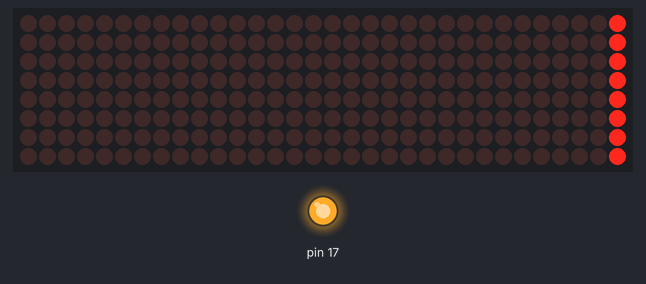
Simulated run of this sketch. Board: Arduino Leonardo, built with avr-gcc and run on an emulated ATmega32U4. On the bench: 32×8 LED matrix, output pins drawn as LEDs (lit = HIGH). Wiring (inferred from the names in the program): 4 × MAX7219 LED driver (orientation assumed): CS pin 10. Pins used as bus, display or sensor lines are not drawn.

Above: at 0.15 s.
At 5.06 s:
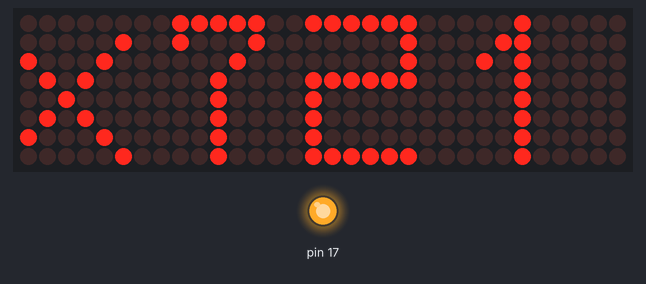
At 10.08 s:
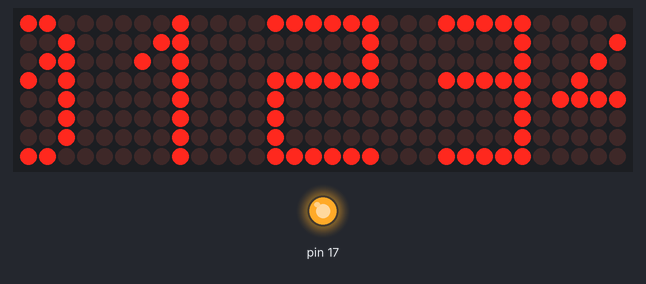
At 20.01 s:
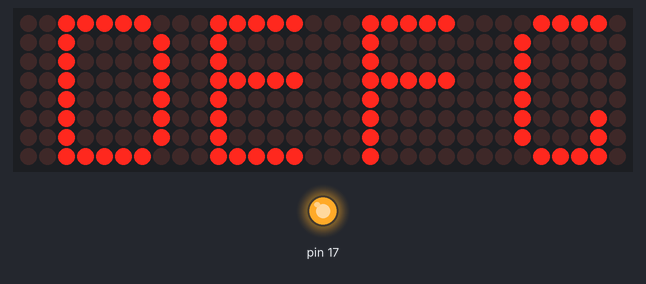
At 29.95 s:
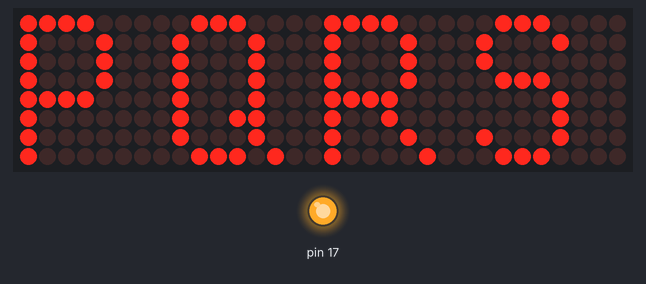
At 39.88 s:
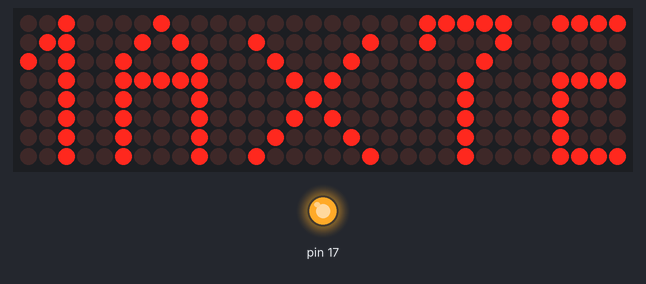

The sketch:

max7219_SPI.ino
```cpp
/*
Module ini memiliki 5 pin interface,
-VCC = 5V DC IN
-GND = 0V / Ground
-DIN = Data IN / SDA / MOSI
-CS = Shift / SS
-CLK = Clock / SCK

arduino leonardo SPI
MOSI >> D16
SCK  >> D15
MISO >> D14
SS   >> D17
*/

#include<SPI.h>
int clk = 15;
int cs = 10; // SS change to D10
int din = 16;
int scroll_speed = 100;
static unsigned char disp1[37][8] = {
  {0x3C, 0x42, 0x46, 0x4A, 0x52, 0x62, 0x42, 0x3C}, //0
  {0x08, 0x18, 0x28, 0x08, 0x08, 0x08, 0x08, 0x08}, //1
  {0x7E, 0x2, 0x2, 0x7E, 0x40, 0x40, 0x40, 0x7E}, //2
  {0x3E, 0x2, 0x2, 0x3E, 0x2, 0x2, 0x2, 0x3E}, //3
  {0x8, 0x18, 0x28, 0x48, 0xFE, 0x8, 0x8, 0x8}, //4
  {0x3C, 0x20, 0x20, 0x3C, 0x4, 0x4, 0x4, 0x3C}, //5
  {0x3C, 0x20, 0x20, 0x3C, 0x24, 0x24, 0x24, 0x3C}, //6
  {0x3E, 0x22, 0x4, 0x8, 0x8, 0x8, 0x8, 0x8}, //7
  {0x3E, 0x22, 0x22, 0x3E, 0x22, 0x22, 0x22, 0x3E}, //8
  {0x3E, 0x22, 0x22, 0x3E, 0x2, 0x2, 0x2, 0x3E}, //9
  {0x8, 0x14, 0x22, 0x3E, 0x22, 0x22, 0x22, 0x22}, //A10
  {0x3C, 0x22, 0x22, 0x3E, 0x22, 0x22, 0x22, 0x3C}, //B11
  {0x3C, 0x40, 0x40, 0x40, 0x40, 0x40, 0x40, 0x3C}, //C12
  {0x7C, 0x42, 0x42, 0x42, 0x42, 0x42, 0x42, 0x7C}, //D13
  {0x7C, 0x40, 0x40, 0x7C, 0x40, 0x40, 0x40, 0x7C}, //E14
  {0x7C, 0x40, 0x40, 0x7C, 0x40, 0x40, 0x40, 0x40}, //F15
  {0x3C, 0x40, 0x40, 0x40, 0x40, 0x44, 0x44, 0x3C}, //G16
  {0x44, 0x44, 0x44, 0x7C, 0x44, 0x44, 0x44, 0x44}, //H17
  {0x7C, 0x10, 0x10, 0x10, 0x10, 0x10, 0x10, 0x7C}, //I18
  {0x3C, 0x8, 0x8, 0x8, 0x8, 0x8, 0x48, 0x30}, //J19
  {0x24, 0x28, 0x30, 0x20, 0x30, 0x28, 0x24, 0x22}, //K20
  {0x40, 0x40, 0x40, 0x40, 0x40, 0x40, 0x40, 0x7C}, //L21
  {0x81, 0xC3, 0xA5, 0x99, 0x81, 0x81, 0x81, 0x81}, //M22
  {0x42, 0x42, 0x62, 0x52, 0x4A, 0x46, 0x42, 0x42}, //N23
  {0x3C, 0x42, 0x42, 0x42, 0x42, 0x42, 0x42, 0x3C}, //O24
  {0x3C, 0x22, 0x22, 0x22, 0x3C, 0x20, 0x20, 0x20}, //P25
  {0x1C, 0x22, 0x22, 0x22, 0x22, 0x26, 0x22, 0x1D}, //Q26
  {0x3C, 0x22, 0x22, 0x22, 0x3C, 0x24, 0x22, 0x21}, //R27
  {0x1C, 0x22, 0x20, 0x1C, 0x2, 0x2, 0x22, 0x1C}, //S28
  {0x3E, 0x8, 0x8, 0x8, 0x8, 0x8, 0x8, 0x8}, //T29
  {0x42, 0x42, 0x42, 0x42, 0x42, 0x42, 0x22, 0x1C}, //U30
  {0x42, 0x42, 0x42, 0x42, 0x42, 0x42, 0x24, 0x18}, //V31
  {0x0, 0x49, 0x49, 0x49, 0x49, 0x2A, 0x1C, 0x0}, //W32
  {0x0, 0x41, 0x22, 0x14, 0x8, 0x14, 0x22, 0x41}, //X33
  {0x41, 0x22, 0x14, 0x8, 0x8, 0x8, 0x8, 0x8}, //Y34
  {0x0, 0x7F, 0x2, 0x4, 0x8, 0x10, 0x20, 0x7F}, //Z35
  {0x0, 0x0, 0x0, 0x0, 0x0, 0x0, 0x0, 0x0}, //null36
};
//LED DISP DATA RAM
unsigned char dispA[4][8] = {
  {0, 0, 0, 0, 0, 0, 0, 0},
  {0, 0, 0, 0, 0, 0, 0, 0},
  {0, 0, 0, 0, 0, 0, 0, 0},
  {0, 0, 0, 0, 0, 0, 0, 0},
};

void setup() {
  pinMode(cs, OUTPUT);
  pinMode(clk, OUTPUT);
  pinMode(din, OUTPUT);
  SPI.begin();
  SPI.setBitOrder(MSBFIRST);
  SPI.setDataMode(0);
  Init_MAX7219();
}

void loop() {
  scrool_disp(22);//M
  scrool_disp(10);//A
  scrool_disp(33);//X
  scrool_disp(7);//7
  scrool_disp(2);//2
  scrool_disp(1);//1
  scrool_disp(9);//9
  scrool_disp(36);//

  for (int i = 0; i < 37; i ++) {
    scrool_disp(i);
  }
}

void scrool_disp(int MOJI) {
  int keta = 0x80;
  //---disp set---
  for (int j = 0; j < 8; j++) {
    DATA_set();    //LED1,2,3 DATA SET
    for (int i = 0; i < 8; i++) {
      dispA[0][i] = dispA[0][i] << 1; //left shift
    }
    for (int i = 0; i < 8; i++)//LED0 DATA SET
    {
      if ((disp1[MOJI][i]&keta) > 0) {
        dispA[0][i] = dispA[0][i] + 1;
      }
      else {
        dispA[0][i] = dispA[0][i] + 0;
      }
    }
    keta = keta >> 1;
    disp_view();  //LED0 to LED3 view
  }
}

void DATA_set() //LED1,2,3 DATA SET
{
  for (int j = 3; j > 0 ; j--) {
    for (int i = 0; i < 8; i++) {
      dispA[j][i] = dispA[j][i] << 1; //left shift
    }
    for (int i = 0; i < 8; i++) {
      if ((dispA[j - 1][i] & 0x80) > 0) {
        dispA[j][i] = dispA[j][i] + 1;
      }
      else {
        dispA[j][i] = dispA[j][i] + 0;
      }
    }
  }
}

void disp_view()
{
  for (int i = 1; i < 9; i++) {
    digitalWrite(cs, 0);
    Write_Max7219(i, (dispA)[3][i - 1]);
    Write_Max7219(i, (dispA)[2][i - 1]);
    Write_Max7219(i, (dispA)[1][i - 1]);
    Write_Max7219(i, (dispA)[0][i - 1]);
    digitalWrite(cs, 1);
  }
  digitalWrite(cs, 0);
  delay(scroll_speed);
}

void Write_Max7219(char address, char dat)
{
  SPI.transfer(address);
  SPI.transfer(dat);
}

void Init_MAX7219(void)
{
  Write_Max7219int(0x09, 0x00);
  Write_Max7219int(0x0a, 0x04);
  Write_Max7219int(0x0b, 0x07);
  Write_Max7219int(0x0c, 0x01);
  Write_Max7219int(0x0f, 0x00);
  Write_Max7219int(0x00, 0x00);//shift data
  Write_Max7219int(0x00, 0x00);//shift data
  Write_Max7219int(0x00, 0x00);//shift data
  delay(100);
}

void Write_Max7219int(char address, char dat)
{
  digitalWrite(cs, 0);
  SPI.transfer(address);
  SPI.transfer(dat);
  digitalWrite(cs, 1);
}
```
